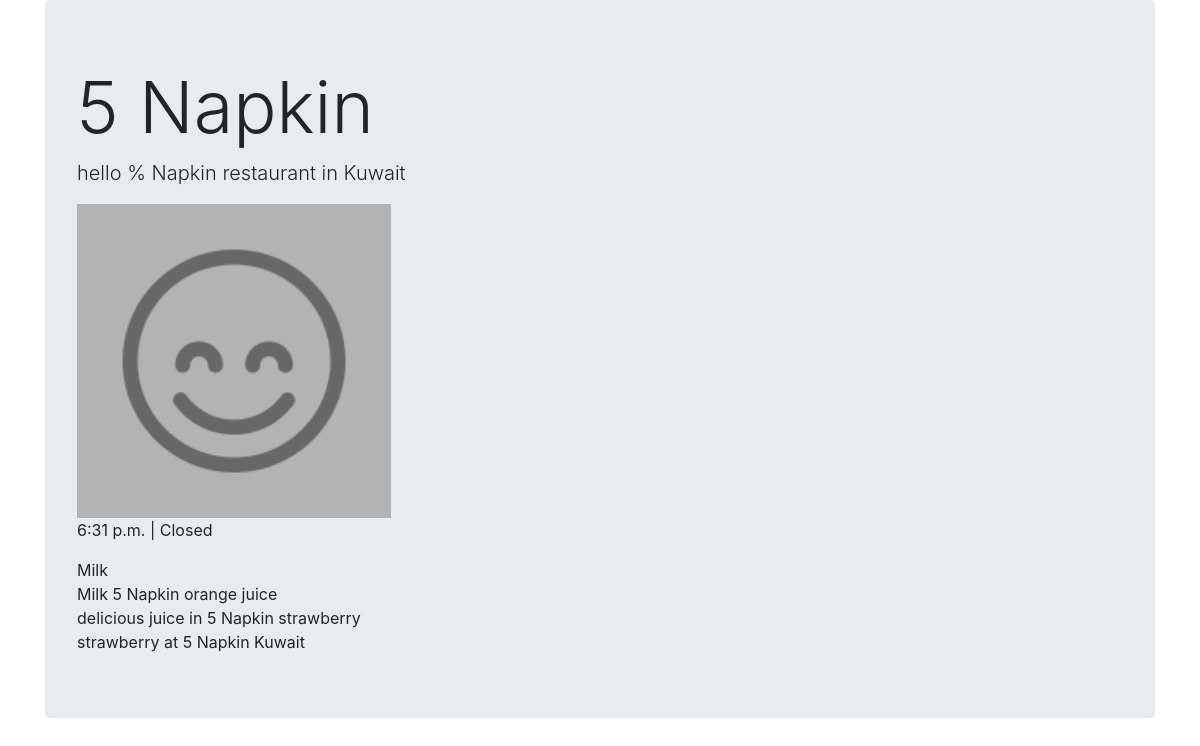
/rest/detail/5-napkin/, run on the app's committed database.
### restaurants/models.py (models this page shows, shortened)
class Restaurant(models.Model):
	name = models.CharField(max_length=250, unique=True)
	slug = models.SlugField(blank=True)
	description = models.TextField()
	opening_time = models.TimeField()
	closing_time = models.TimeField()
	logo = models.ImageField(null=True, blank=True, upload_to="post_images")
	class Meta:
		ordering = ['name']

class Item(models.Model):
	restaurant = models.ForeignKey(Restaurant)
	name=models.CharField(max_length=120)
	slug=models.SlugField(blank=True)
	description=models.TextField()
	price=models.DecimalField(max_digits=20, decimal_places=3)
	active=models.BooleanField(default=True)
	class Meta:
		ordering=['name']

### restaurants/views.py (the view)
# urls.py: url(r'^detail/(?P<restaurant_slug>[-\w]+)/$', views.restaurant_detail , name="restaurant_detail"),
def restaurant_detail(request, restaurant_slug):
	object = models.Restaurant.objects.get(slug=restaurant_slug)
	items = models.Item.objects.filter(restaurant=object) # restaurant.item_set.all()
	status = "open"
	if not request.user.is_staff:
		items = items.filter(active=True)
	if object.opening_time > timezone.now().time() or object.closing_time < timezone.now().time():
		status = "Closed"
	context = {
		"object" : object,
		"status" : status,
		"items" : items,
		"time":timezone.now().time(),
	}
	return render(request, 'restaurant_detail.html', context)

### restaurants/templates/restaurant_detail.html (shortened to what this page needs)
{% extends "base.html" %}
{% block content%}
	<div class="jumbotron">
		<h1 class="display-3">{{object.name}}</h1>
		<p class="lead">{{object.description}}</p>
		{% if object.logo %}
			<img src="{{object.logo.url}}" alt="card image" class="img-responsive" style="height: 30%; width: 30%;">
		{% endif %}
		<p>{{time}} | {{status}}</p>
		{% for item in  items%}
			{{item.name}}<br>
			{{item.description}}
		{% endfor %}
	</div>
{% endblock content%}

### data on the page
Restaurant: name "5 Napkin", description "hello % Napkin restaurant in Kuwait", logo (placeholder picture)
Item: name "Milk", description "Milk 5 Napkin"
Item: name "orange juice", description "delicious juice in 5 Napkin"
Item: name "strawberry", description "strawberry at 5 Napkin Kuwait"

### other printed values
{{ time }} "6:31 p.m."
{{ status }} "Closed"
